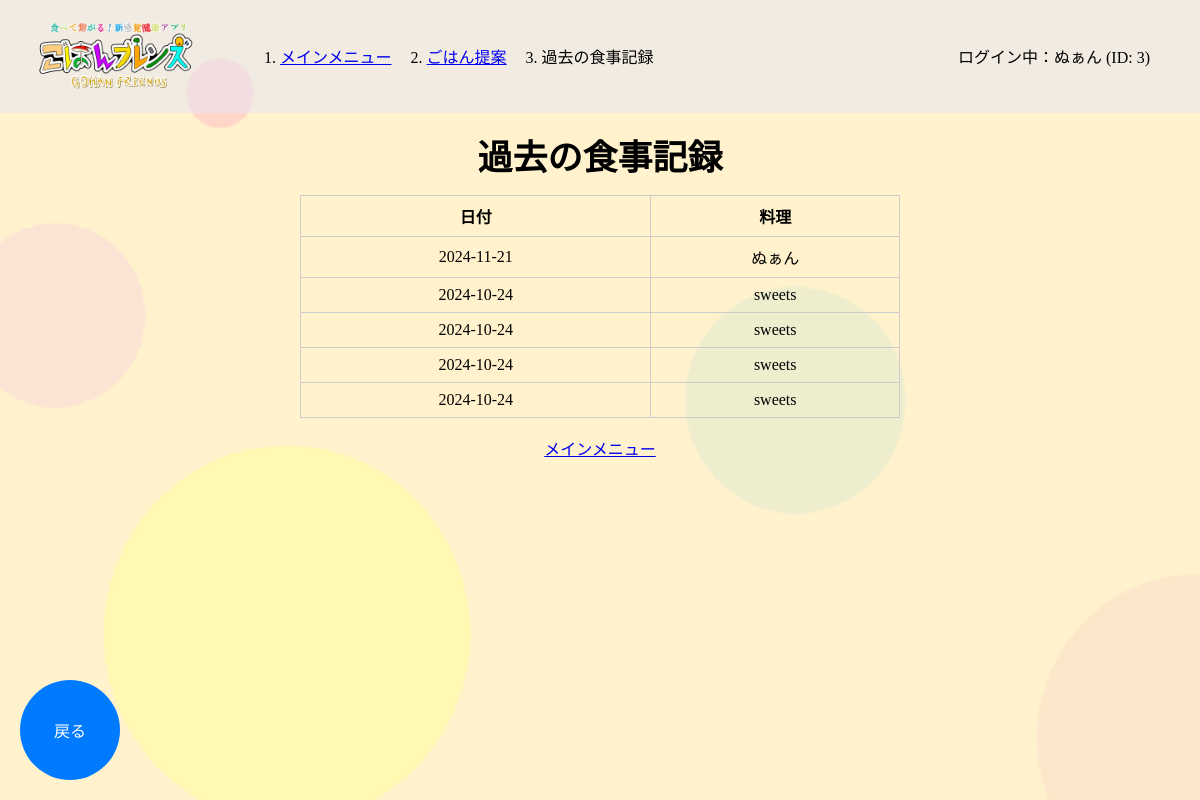
The page /sugg/eat_hist (signed in) on the database as committed earlier.
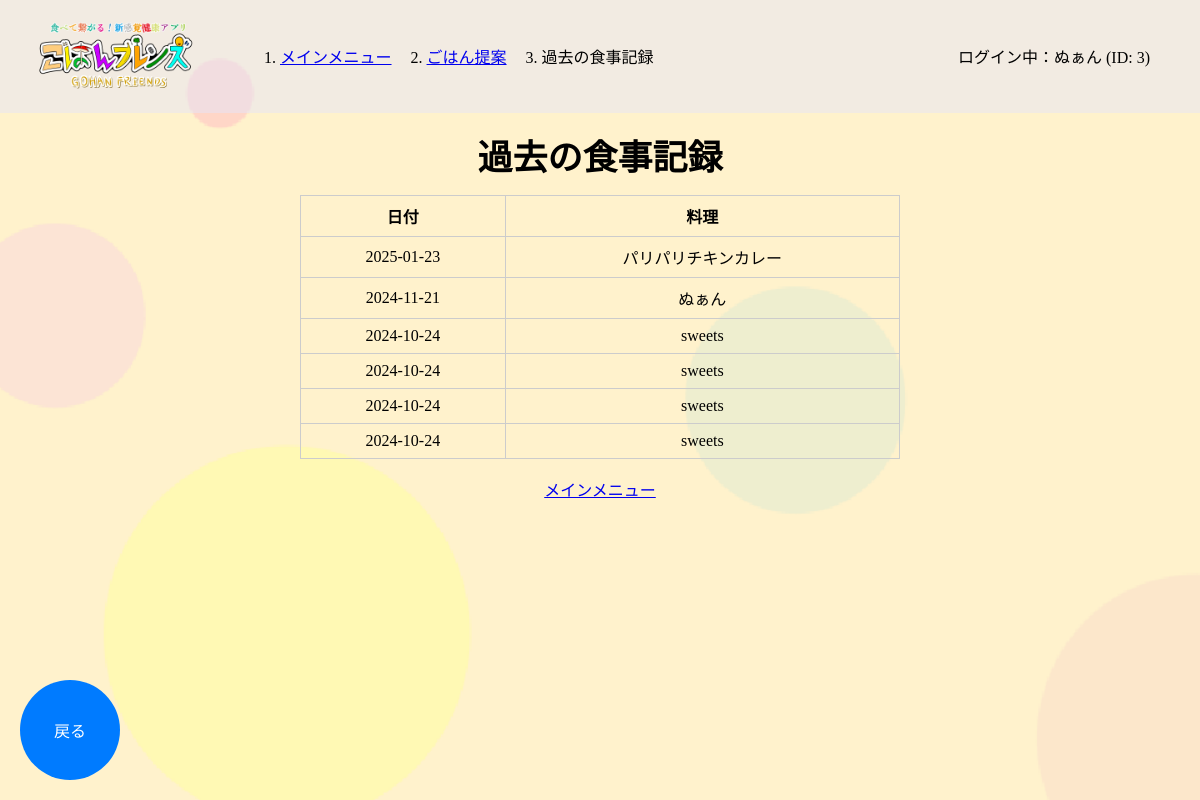
The same page on the database as committed later.
### tables this page shows
CREATE TABLE FOOD_DATA ( FOOD_ID INTEGER PRIMARY KEY, ACCOUNT_ID INTEGER NOT NULL, EAT_DATE DATE, CUISINE TEXT );

### app.py (the view)
@app.route('/sugg/eat_hist')
def eat_hist():
    account_id = session.get('account_id')  # セッションからログイン中のアカウントIDを取得
    if not account_id:
        return redirect(url_for('home'))  # アカウントIDがない場合はホームにリダイレクト
    conn = get_db()  # データベース接続
    cursor = conn.cursor()
    cursor.execute("""
    SELECT EAT_DATE, CUISINE
    FROM FOOD_DATA
    WHERE ACCOUNT_ID = ?
    ORDER BY EAT_DATE DESC
    """, (account_id,))
    food_data_list = cursor.fetchall()  # 結果を取得
    conn.close()  # データベース接続を閉じる
    breadcrumbs = [
        {"name": "メインメニュー", "url": "/mainmenu/mainmenu"},
        {"name": "ごはん提案", "url":"/sugg/sugg_menu"},
        {"name": "過去の食事記録", "url":"/sugg/eat?hist"}
    ]
    return render_template('sugg/eat_hist.html', food_data_list=food_data_list, account_id=account_id, breadcrumbs=breadcrumbs)

### app.py (called while the page is built)
def get_db():
    conn = sqlite3.connect(DATABASE)
    return conn

@app.context_processor
def inject_account_info():
    return {
        'account_name': session.get('account_name'),
        'account_id': session.get('account_id')
    }

### templates/sugg/eat_hist.html (shortened to what this page needs)
{% extends 'base.html' %}
{% block content %}
<div class="main-contents">
    <p class="main-text">過去の食事記録</h2>
        <div class="ate-container">
            {% if food_data_list %}
                <table class="eat-hist-table">
                    <thead>
                        <tr>
                            <th>日付</th>
                            <th>料理</th>
                        </tr>
                    </thead>
                    <tbody>
                        {% for eat_date, cuisine in food_data_list %}
                            <tr>
                                <td>{{ eat_date }}</td>
                                <td>{{ cuisine }}</td>
                            </tr>
                        {% endfor %}
                    </tbody>
                </table>
            {% else %}
                <p class="txt-center">食事記録はありません。</p>
            {% endif %}
        </div>
    <div class="back-button-container">
        <button onclick="location.href='{{ url_for('sugg_menu') }}';" class="back-button">戻る</button>
    </div>
</div>
<br>
<div class="txt-center">
    <a href="{{ url_for('mainmenu') }}">メインメニュー</a>
</div>
{% endblock %}

### templates/base.html (shortened to what this page needs)
<!DOCTYPE html>
<html lang="ja">
<head>
    <link rel="stylesheet" href="../../static/css/style.css">
</head>
<body background="{{ url_for('static', filename='img/background.png') }}" class="kabegami">
    <header class="clearfix">
        <img src="{{ url_for('static', filename='img/title.png') }}" class="header-logo">
        <nav aria-label="breadcrumb">
            <ol class="breadcrumb">
                {% for breadcrumb in breadcrumbs %}
                    <li class="breadcrumb-item">
                        {% if loop.last %}
                            {{ breadcrumb.name }}
                        {% else %}
                            <a href="{{ breadcrumb.url }}">{{ breadcrumb.name }}</a>
                        {% endif %}
                    </li>
                {% endfor %}
            </ol>
        </nav>
    </header>
    <main>
        <div class="container">
            {% if account_name and account_id %}
                <p>ログイン中：{{ account_name }} (ID: {{ account_id }})</p>
            {% endif %}
        </div>
        {% block content %}{% endblock %}
    </main>
</body>
</html>

Rows that differ between the two databases and show on the page:
added FOOD_DATA: EAT_DATE "2025-01-23", CUISINE "パリパリチキンカレー"
